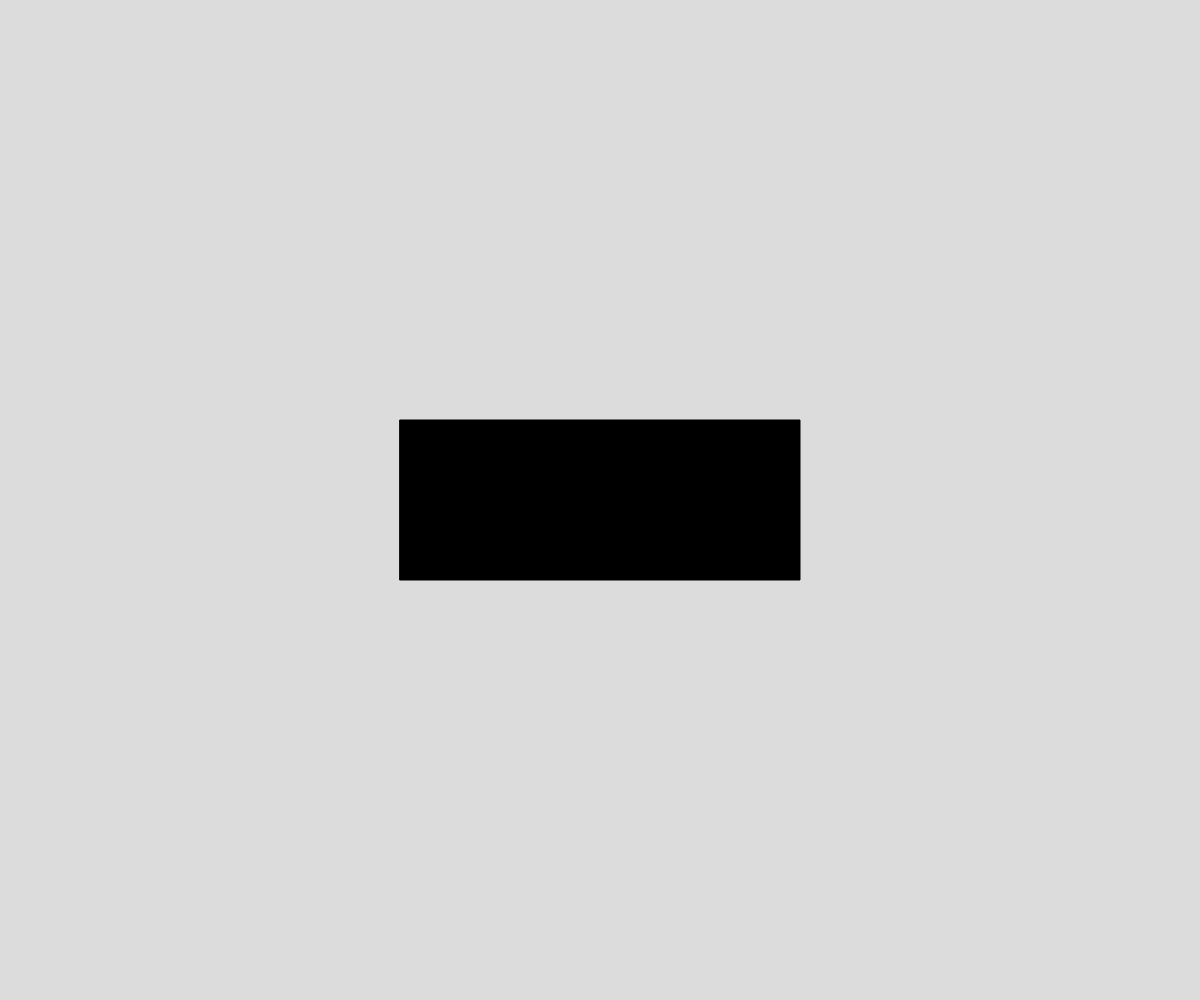
Frame 1 (no input)
Frame 60 (no input): identical to frame 1, image omitted
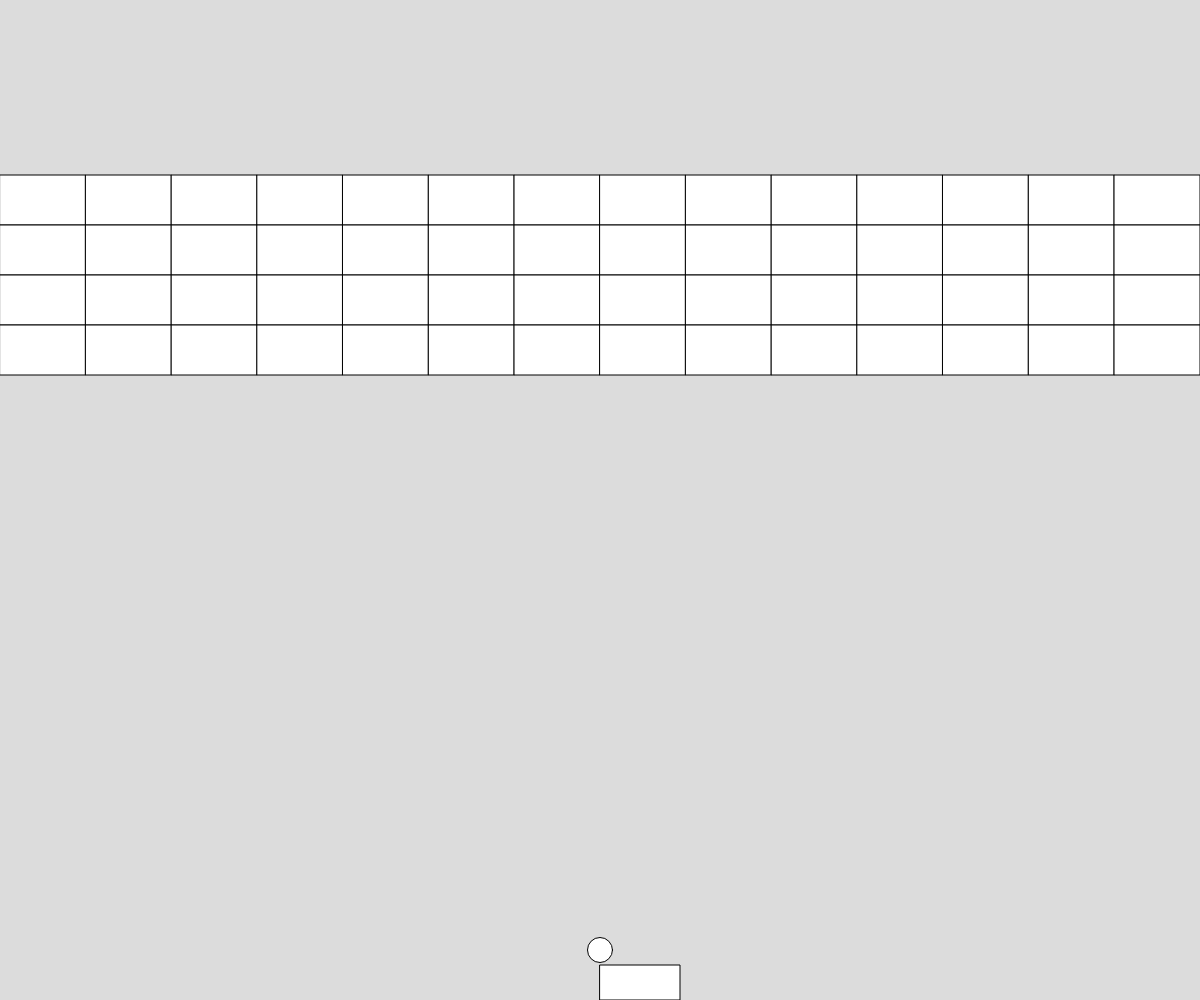
Frame 120 (the mouse pressed at the canvas centre since frame 60)

The p5.js sketch that drew these frames (run headless with seeded random() and noise() and a simulated clock; from frame 60 on, the mouse is pressed at the canvas centre):

// p5.js sketch
// ── sketch.js
// Atari Breakout game - Interactive scene asssignment
// Katharine C
// Date
//
// Extra for Experts:
// - describe what you did to take this project "above and beyond"

// make keyboard interaction be space for ball to start
// mouse interaction is moving rectangle
// https://editor.p5js.org/bansal321/sketches/HJAFXebeV


let state = "start";
let dx = 6;
let dy = 6;
let score = 0;
let circleRadius = 25;
let cellWidth, cellHeight, yRect, xButton, yButton, circleX, circleY;

// const circle = {
//   x: movement + 50,
//   y: 450,
//   radius: 25
// }

function setup() {
  createCanvas(windowWidth, windowHeight);
  
}

function draw() {
  background(220);
  if (state === "start") {
    rectMode(CENTER);
    startScreen();
    // insert image for start screen
  }
  if (state === "game") {
    rectMode(CORNER);
    drawRectangles(); //maybe move up to setup? will it cause problem to get rid of blocks if in draw
    movingRectangle();
    ball();
  }
}

// window resizing
function windowResized() {
  setup();
}

// start screen code
function startScreen() {
  if (mouseInsideRect(xButton-200, xButton+200, yButton-100, yButton+50)) {
    fill("gray");
  }
  else {
    fill("black");
  }
  rect(width/2, height/2, 400, 160);
}

function mousePressed() {
  // need to make button in middle, centre alignment so then starts middle for rectangle
  let xButton = width/2;
  let yButton = height/2;

  if (state ==="start" && mouseInsideRect(xButton-200, xButton+200, yButton-80, yButton+80)) {
    state = "game";
  }
}

function mouseInsideRect(left, right, top, bottom) {
  return mouseX >= left && mouseX <= right && mouseY >= top && mouseY <= bottom;
}


// blocks to get rid of
function drawRectangles() {
  cellWidth = width/14; 
  cellHeight = height/20;
  fill("white");

  // window resizing approx consistancy
  if (cellHeight >= cellWidth - 30) {
    cellWidth = width/7;
  }
  else if (cellWidth <= cellHeight + 30) {
    cellHeight = height/15;
  }

  for (let y = 0; y < 4; y++) {
    for (let x = 0; x < 14; x++) {
      rect(x*cellWidth, y*cellHeight +175, cellWidth, cellHeight);
    }
  }
}

function movingRectangle() {
  // let xRect = width/2; // not used atm
  yRect = height - cellHeight +15;

  if (state === "game") {
    if (mouseX > width-80) {
      mouseX = width-80;
    }
    rect(mouseX, yRect, 80, cellHeight - 15);
  }
}

function ball() {
  circleX = width/2;
  circleY = height - cellHeight;
 

  if (state === "game") {
    ellipse(circleX, circleY, circleRadius, circleRadius);
    if (circle.y <= 0) {
      dy = -dy;
      score++;
    }
    
    if (circleY >= height && circleX > width && circleX <= width/2) {
      dy = -dy;
      if (dx > 0) {
        dx = dx;
      }
      if (dx < 0) {
        dx = -dx
      }
    }

    if (circleY >= height && circleX > width/2) {
      dy = -dy;
      if (dx >0) dx = dx;
      if (dx < 0) dx = -dx;
    }
    circleX += dx;
    circleY += dy;
  }

}

// function bounce() {} need to watch collision demo to implement
